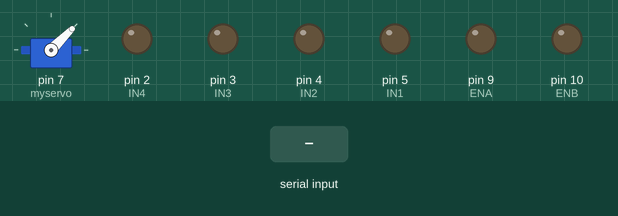
Bench run of a sketch on a simulated Arduino Uno, built with avr-gcc and run on an emulated ATmega328P. Shown: servo, output pins drawn as LEDs (lit = HIGH). The test bench sets the inputs (shaded band). What the sketch prints to the serial monitor is not drawn.

Above: at 1.2 s.
1.3 s: byte 1 (1) received over Serial
At 2.5 s:
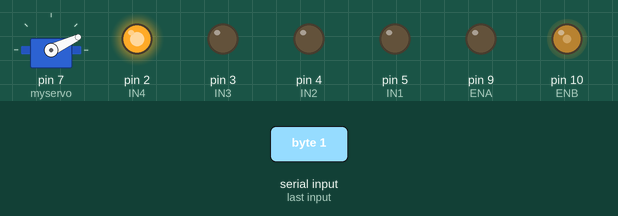
3.3 s: byte 2 (2) received over Serial
At 5.0 s:
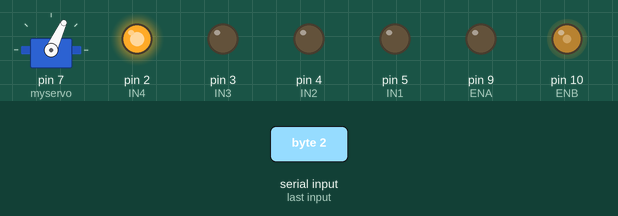
5.3 s: byte 3 (3) received over Serial
At 6.8 s:
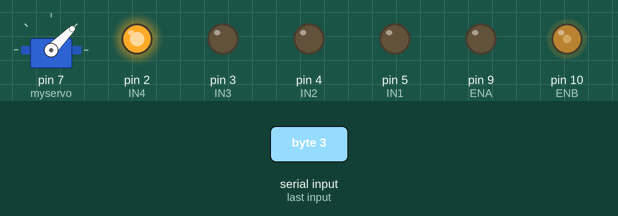
7.3 s: byte 4 (4) received over Serial
At 8.4 s:
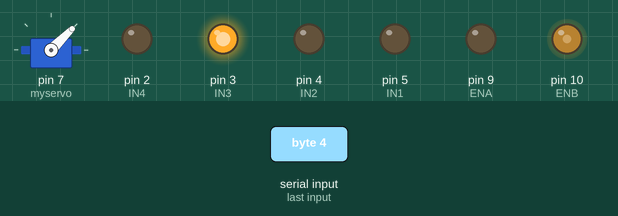
9.3 s: byte 5 (5) received over Serial
At 11.2 s:
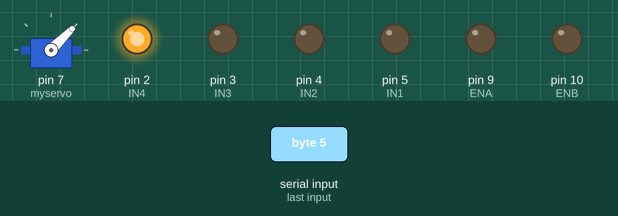
Timing chart, 0 to 12.3 s (numbered marks = the images above; inputs shaded):
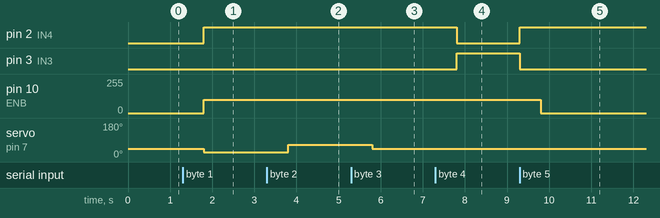

The sketch:

arduinoCar.ino
```cpp
//by Yelenov Amir

#include <Servo.h>
#include <SPI.h>
#include <nRF24L01.h>
#include <RF24.h>

int val;
int IN1 = 5;
int IN2 = 4;
int IN3 = 3;
int IN4 = 2;
int ENA = 9;
int ENB = 10;
Servo myservo;
void setup() {
  myservo.attach(7);
  Serial.begin(9600);
  myservo.write(45);
  pinMode (ENA, OUTPUT);
  pinMode (IN1, OUTPUT);
  pinMode (IN2, OUTPUT);
  pinMode (ENB, OUTPUT);
  pinMode (IN4, OUTPUT);
  pinMode (IN3, OUTPUT);
}
void loop() {
  val = Serial.read();
  if(val == 1){ //right
    delay(500);
    myservo.write(25);
    digitalWrite (IN4, HIGH);
    digitalWrite (IN3, LOW);
    analogWrite (ENB, 100);
  }
  if (val == 2){ //left
    delay(500);
    myservo.write(65);
    digitalWrite (IN4, HIGH);
    digitalWrite (IN3, LOW);
    analogWrite (ENB, 100);
  }

  if (val == 3){ //forward
    delay(500);
    myservo.write(45);
    digitalWrite (IN4, HIGH);
    digitalWrite (IN3, LOW);
    analogWrite (ENB, 100);
  }
  if (val == 4){ //backward
    delay(500);
    myservo.write(45);
    digitalWrite (IN3, HIGH);
    digitalWrite (IN4, LOW);
    analogWrite (ENB, 100);
  }

  if (val == 5){ //stop
    digitalWrite (IN4, HIGH);
    digitalWrite (IN3, LOW);
    delay(500);
    myservo.write(45);
    analogWrite (ENB, 0);
  }
Serial.println(val);
}
```

Measured:
- after the input at 1.3 s, pin 2 (IN4): LOW → HIGH after 0.50 s; pin 10 (ENB): 0/255 → 100/255 after 0.50 s; servo on pin 7 (myservo): 45° → 25° after 0.50 s
- after the input at 3.3 s, servo on pin 7 (myservo): 25° → 65° after 0.50 s
- after the input at 5.3 s, servo on pin 7 (myservo): 65° → 45° after 0.50 s
- after the input at 7.3 s, pin 2 (IN4): HIGH → LOW after 0.51 s; pin 3 (IN3): LOW → HIGH after 0.51 s
- after the input at 9.3 s, pin 2 (IN4): LOW → HIGH at once; pin 3 (IN3): HIGH → LOW at once; pin 10 (ENB): 100/255 → 0/255 after 0.51 s
